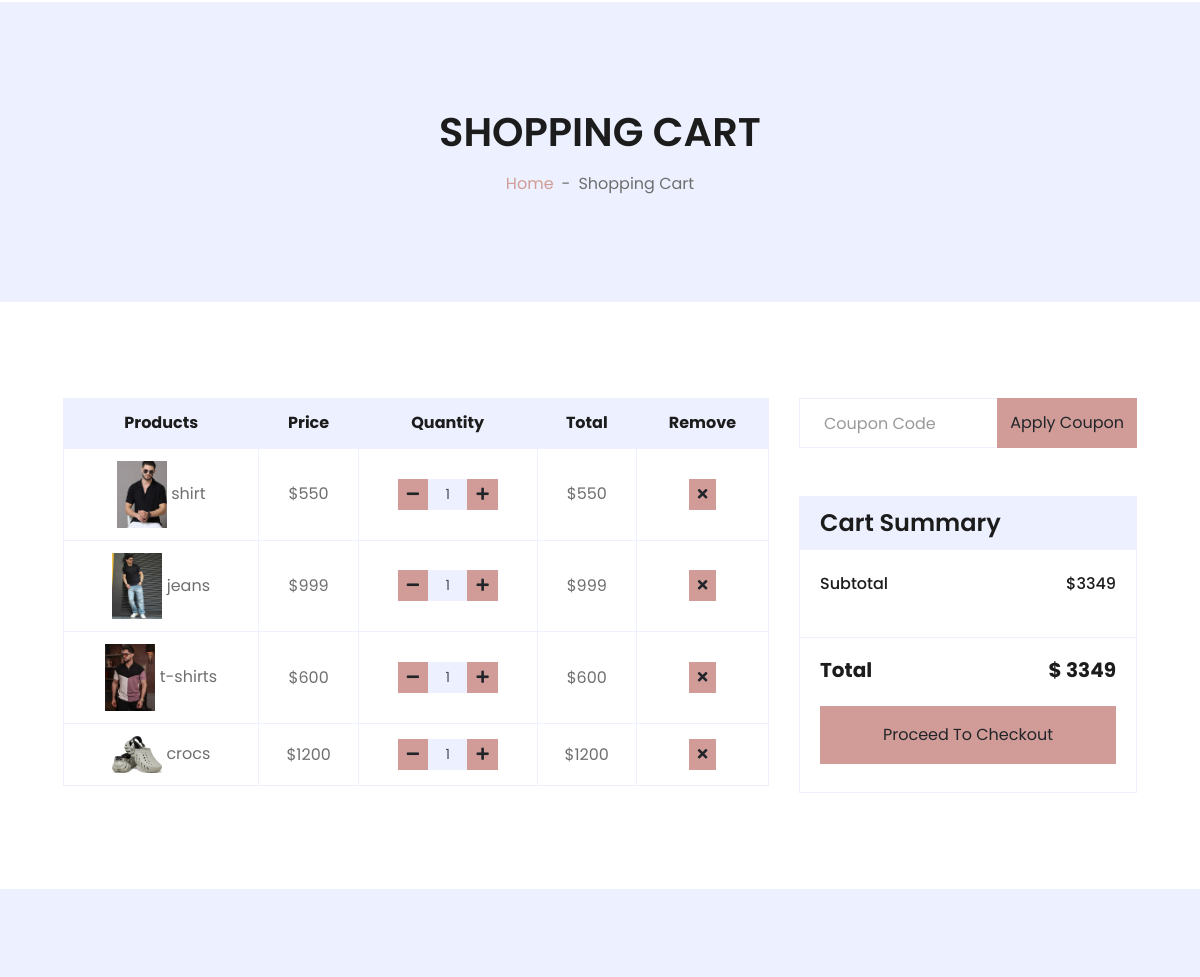
The page /cart (signed in, middle part) on the database as committed earlier.
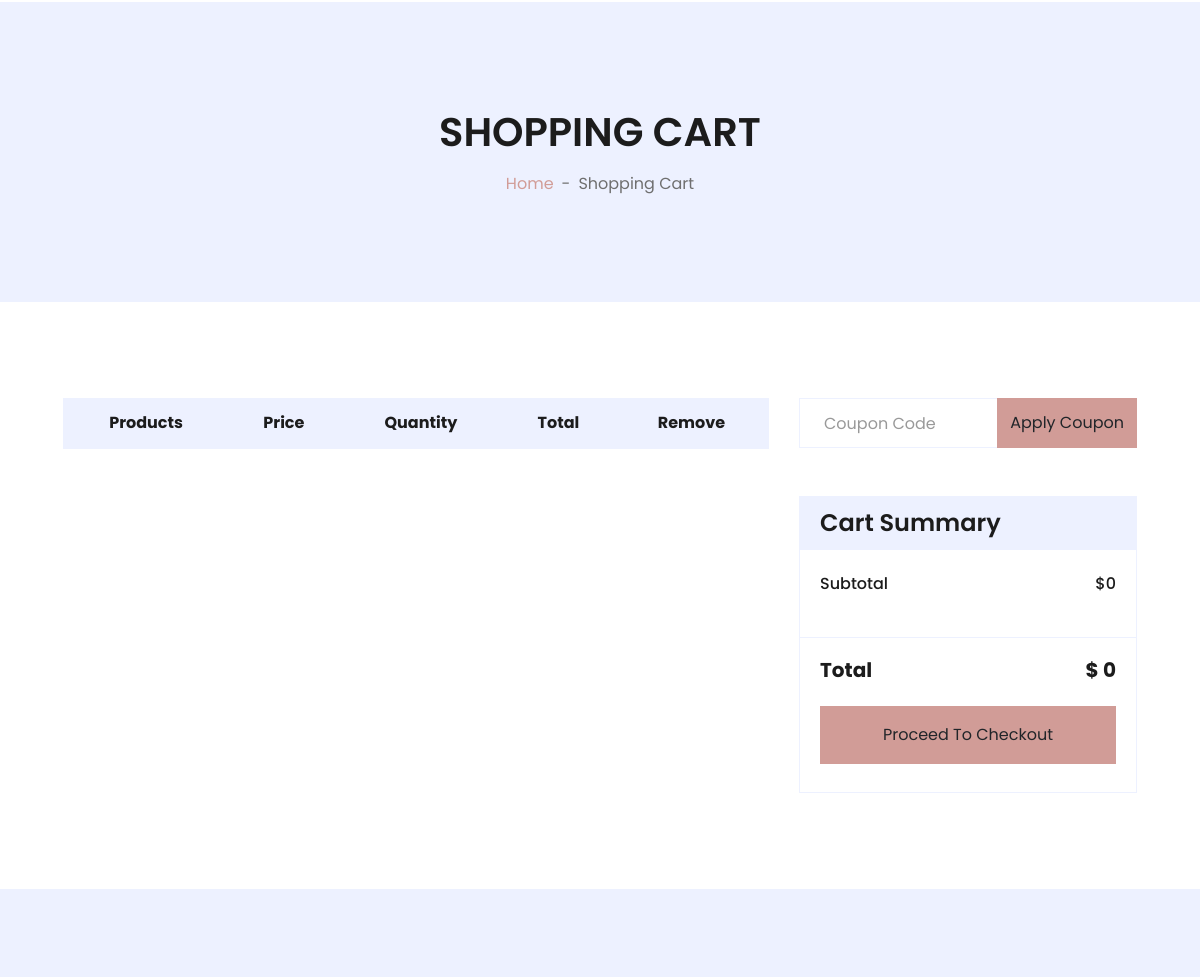
The same page on the database as committed later.
### myapp/models.py (models this page shows, shortened)
class Cart(models.Model):
    user = models.ForeignKey(User,on_delete=models.CASCADE)
    product = models.ForeignKey(Product,on_delete=models.CASCADE)
    qty = models.IntegerField()
    def total_price(self):
        return self.product.price * self.qty

class Product(models.Model):
    category = models.ForeignKey(Category,on_delete=models.CASCADE)
    productname = models.CharField(max_length=20)
    price = models.IntegerField()
    qty =models.IntegerField()
    description = models.TextField()
    productimage = models.ImageField(upload_to="productImage")

### myapp/views.py (the view)
# urls.py: path("cart",cart,name="cart"),
@login_required(login_url='login')
def cart(request):
    cart_items = Cart.objects.filter(user=request.user)
    total_price = sum(item.total_price() for item in cart_items)
    return render(request,"cart.html", {'cart_items': cart_items, 'title': 'Cart', 'total_price': total_price})

### myapp/templates/cart.html (shortened to what the changed rows need)
{%extends 'base.html'%}
{%block content%}
    <div class="container-fluid bg-secondary mb-5">
        <div class="d-flex flex-column align-items-center justify-content-center" style="min-height: 300px">
            <h1 class="font-weight-semi-bold text-uppercase mb-3">Shopping Cart</h1>
        </div>
    </div>
    <div class="container-fluid pt-5">
        <div class="row px-xl-5">
            <div class="col-lg-8 table-responsive mb-5">
                <table class="table table-bordered text-center mb-0">
                    <thead class="bg-secondary text-dark">
                        <tr>
                            <th>Products</th>
                            <th>Price</th>
                            <th>Quantity</th>
                            <th>Total</th>
                            <th>Remove</th>
                        </tr>
                    </thead>
                    <tbody class="align-middle">
                        {% for item in cart_items %}
                        <tr>
                            <td class="align-middle"><img src="media/{{item.product.productimage}}" alt="" style="width: 50px;"> {{item.product.productname}}</td>
                            <td class="align-middle">${{item.product.price}}</td>
                            <td class="align-middle">
                                <div class="input-group quantity mx-auto" style="width: 100px;">
                                    <div class="input-group-btn">
                                        <button class="btn btn-sm btn-primary btn-minus" onclick="changeQty({{item.id}},-1)" >
                                        <i class="fa fa-minus"></i>
                                        </button>
                                    </div>
                                    <input type="text" class="form-control form-control-sm bg-secondary text-center" value="{{item.qty}}">
                                    <div class="input-group-btn">
                                        <button class="btn btn-sm btn-primary btn-plus"  onclick="changeQty({{item.id}},1)" >
                                            <i class="fa fa-plus"></i>
                                        </button>
                                    </div>
                                </div>
                            </td>
                            <td class="align-middle">${{item.total_price}}</td>
                            <td class="align-middle"><button class="btn btn-sm btn-primary" onclick="removeItem({{item.id}})"><i class="fa fa-times"></i></button></td>
                        </tr>
                        {% endfor %}
                    </tbody>
                </table>
            </div>
            <div class="col-lg-4">
                <div class="card border-secondary mb-5">
                    <div class="card-body">
                        <div class="d-flex justify-content-between mb-3 pt-1">
                            <h6 class="font-weight-medium">Subtotal</h6>
                            <h6 class="font-weight-medium">${{total_price}}</h6>
                        </div>
                    </div>
                    <div class="card-footer border-secondary bg-transparent">
                        <div class="d-flex justify-content-between mt-2">
                            <h5 class="font-weight-bold">$<span id="total"> {{total_price}}</span></h5>
                        </div>
                    </div>
                </div>
            </div>
        </div>
    </div>
    {%endblock%}

Rows that differ between the two databases and show on the page:
removed Cart: product.productimage (picture), product.productname "shirt", product.price "550", qty "1", total_price "550"
removed Cart: product.productimage (picture), product.productname "jeans", product.price "999", qty "1", total_price "999"
removed Cart: product.productimage (picture), product.productname "t-shirts", product.price "600", qty "1", total_price "600"
removed Cart: product.productimage (picture), product.productname "crocs", product.price "1200", qty "1", total_price "1200"
Other text that changed with them:
{{ total_price }}: "3349" → "0"
